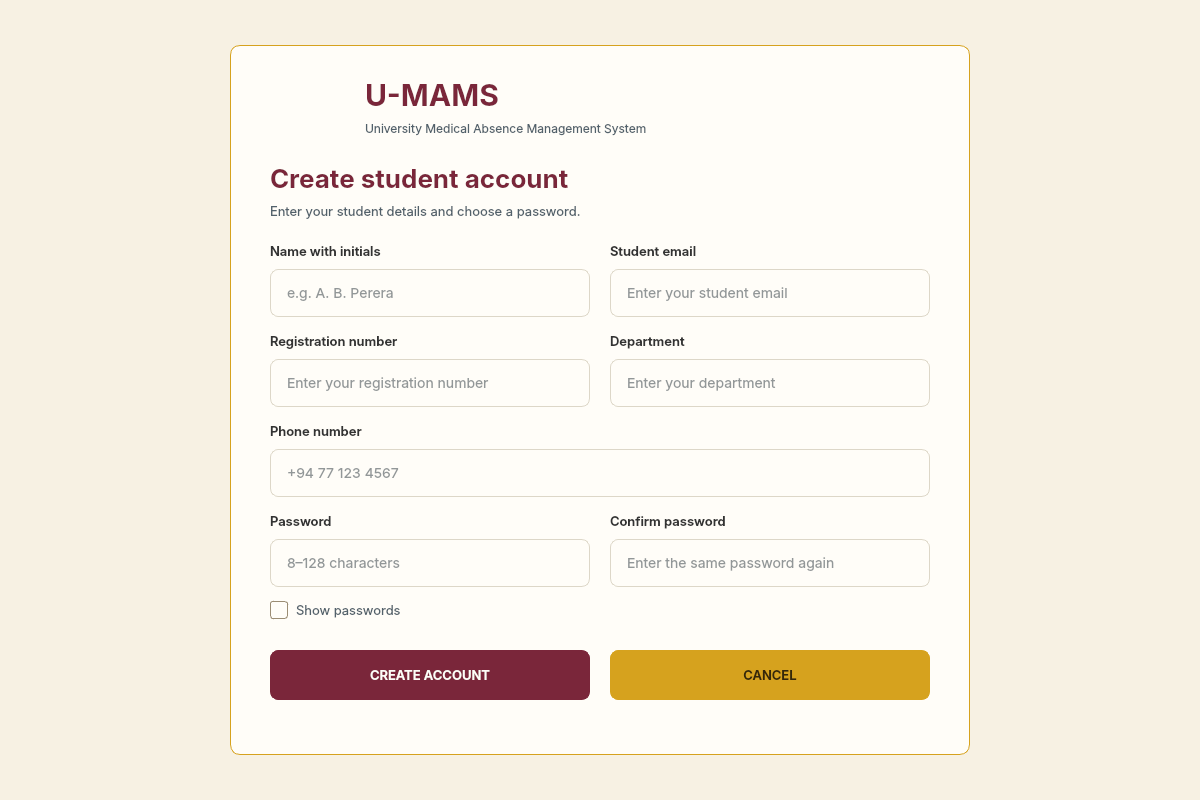
<?xml version="1.0" encoding="UTF-8"?>
<ui version="4.0">
 <class>StudentRegistration</class>
 <widget class="QDialog" name="StudentRegistration">
   <property name="geometry"><rect><x>0</x><y>0</y><width>1200</width><height>800</height></rect></property>
  <property name="minimumSize"><size><width>900</width><height>600</height></size></property>
   <property name="windowTitle"><string>U-MAMS - Student Registration</string></property>
   <property name="styleSheet"><string>QDialog#StudentRegistration{background:#F7F1E3;}</string></property>
 <widget class="QWidget" name="figmaCanvas">
   <property name="geometry"><rect><x>0</x><y>0</y><width>1200</width><height>800</height></rect></property>
   <property name="styleSheet"><string>QWidget#figmaCanvas{background:#F7F1E3;}</string></property>
  <widget class="QFrame" name="registrationCard">
   <property name="geometry"><rect><x>230</x><y>45</y><width>740</width><height>710</height></rect></property>
   <property name="frameShape"><enum>QFrame::NoFrame</enum></property>
   <property name="styleSheet"><string>QFrame#registrationCard{background:#FFFDF8;border:1px solid #D6A21E;border-radius:10px;}</string></property>
  </widget>
  <widget class="QLabel" name="registrationLogo">
   <property name="geometry"><rect><x>270</x><y>70</y><width>64</width><height>64</height></rect></property>
   <property name="pixmap"><pixmap>:/assets/wayamba_logo.png</pixmap></property>
   <property name="alignment"><set>Qt::AlignCenter</set></property>
   <property name="styleSheet"><string>background:transparent;border:none;</string></property>
  </widget>
  <widget class="QLabel" name="lblBrand">
   <property name="geometry"><rect><x>365</x><y>75</y><width>500</width><height>40</height></rect></property>
   <property name="text"><string>U-MAMS</string></property>
   <property name="styleSheet"><string>font-family:Inter;font-size:30px;font-weight:600;color:#7A263A;background:transparent;border:none;</string></property>

  </widget>
  <widget class="QLabel" name="lblUniversity">
   <property name="geometry"><rect><x>365</x><y>116</y><width>550</width><height>24</height></rect></property>
   <property name="text"><string>University Medical Absence Management System</string></property>
   <property name="styleSheet"><string>font-family:Inter;font-size:12px;color:#52616B;background:transparent;border:none;</string></property>

  </widget>
  <widget class="QLabel" name="lblTitle">
   <property name="geometry"><rect><x>270</x><y>160</y><width>660</width><height>36</height></rect></property>
   <property name="text"><string>Create student account</string></property>
   <property name="styleSheet"><string>font-family:Inter;font-size:26px;font-weight:600;color:#7A263A;background:transparent;border:none;</string></property>

  </widget>
  <widget class="QLabel" name="lblSubtitle">
   <property name="geometry"><rect><x>270</x><y>199</y><width>660</width><height>24</height></rect></property>
   <property name="text"><string>Enter your student details and choose a password.</string></property>
   <property name="styleSheet"><string>font-family:Inter;font-size:13px;color:#52616B;background:transparent;border:none;</string></property>

  </widget>
  <widget class="QLabel" name="lblNameWithInitials">
   <property name="geometry"><rect><x>270</x><y>240</y><width>320</width><height>23</height></rect></property>
   <property name="text"><string>Name with initials</string></property>
   <property name="styleSheet"><string>font-family:Inter;font-size:13px;font-weight:500;color:#333333;background:transparent;border:none;padding:0px;</string></property>
   <property name="buddy"><cstring>txtNameWithInitials</cstring></property>
  </widget>
  <widget class="QLineEdit" name="txtNameWithInitials">
   <property name="geometry"><rect><x>270</x><y>269</y><width>320</width><height>48</height></rect></property>
   <property name="placeholderText"><string>e.g. A. B. Perera</string></property>
   <property name="maxLength"><number>150</number></property>
   <property name="styleSheet"><string>QLineEdit#txtNameWithInitials{font-family:Inter;font-size:14px;color:#263238;background:#FFFDF8;border:1px solid #DDD7C8;border-radius:8px;padding:0px 14px;}QLineEdit#txtNameWithInitials:focus{border-color:#D6A21E;}</string></property>

  </widget>
  <widget class="QLabel" name="lblStudentEmail">
   <property name="geometry"><rect><x>610</x><y>240</y><width>320</width><height>23</height></rect></property>
   <property name="text"><string>Student email</string></property>
   <property name="styleSheet"><string>font-family:Inter;font-size:13px;font-weight:500;color:#333333;background:transparent;border:none;padding:0px;</string></property>
   <property name="buddy"><cstring>txtStudentEmail</cstring></property>
  </widget>
  <widget class="QLineEdit" name="txtStudentEmail">
   <property name="geometry"><rect><x>610</x><y>269</y><width>320</width><height>48</height></rect></property>
   <property name="placeholderText"><string>Enter your student email</string></property>
   <property name="maxLength"><number>150</number></property>
   <property name="styleSheet"><string>QLineEdit#txtStudentEmail{font-family:Inter;font-size:14px;color:#263238;background:#FFFDF8;border:1px solid #DDD7C8;border-radius:8px;padding:0px 14px;}QLineEdit#txtStudentEmail:focus{border-color:#D6A21E;}</string></property>

  </widget>
  <widget class="QLabel" name="lblRegistrationNumber">
   <property name="geometry"><rect><x>270</x><y>330</y><width>320</width><height>23</height></rect></property>
   <property name="text"><string>Registration number</string></property>
   <property name="styleSheet"><string>font-family:Inter;font-size:13px;font-weight:500;color:#333333;background:transparent;border:none;padding:0px;</string></property>
   <property name="buddy"><cstring>txtRegistrationNumber</cstring></property>
  </widget>
  <widget class="QLineEdit" name="txtRegistrationNumber">
   <property name="geometry"><rect><x>270</x><y>359</y><width>320</width><height>48</height></rect></property>
   <property name="placeholderText"><string>Enter your registration number</string></property>
   <property name="maxLength"><number>20</number></property>
   <property name="styleSheet"><string>QLineEdit#txtRegistrationNumber{font-family:Inter;font-size:14px;color:#263238;background:#FFFDF8;border:1px solid #DDD7C8;border-radius:8px;padding:0px 14px;}QLineEdit#txtRegistrationNumber:focus{border-color:#D6A21E;}</string></property>

  </widget>
  <widget class="QLabel" name="lblDepartment">
   <property name="geometry"><rect><x>610</x><y>330</y><width>320</width><height>23</height></rect></property>
   <property name="text"><string>Department</string></property>
   <property name="styleSheet"><string>font-family:Inter;font-size:13px;font-weight:500;color:#333333;background:transparent;border:none;padding:0px;</string></property>
   <property name="buddy"><cstring>txtDepartment</cstring></property>
  </widget>
  <widget class="QLineEdit" name="txtDepartment">
   <property name="geometry"><rect><x>610</x><y>359</y><width>320</width><height>48</height></rect></property>
   <property name="placeholderText"><string>Enter your department</string></property>
   <property name="maxLength"><number>150</number></property>
   <property name="styleSheet"><string>QLineEdit#txtDepartment{font-family:Inter;font-size:14px;color:#263238;background:#FFFDF8;border:1px solid #DDD7C8;border-radius:8px;padding:0px 14px;}QLineEdit#txtDepartment:focus{border-color:#D6A21E;}</string></property>

  </widget>
  <widget class="QLabel" name="lblPhoneNumber">
   <property name="geometry"><rect><x>270</x><y>420</y><width>660</width><height>23</height></rect></property>
   <property name="text"><string>Phone number</string></property>
   <property name="styleSheet"><string>font-family:Inter;font-size:13px;font-weight:500;color:#333333;background:transparent;border:none;padding:0px;</string></property>
   <property name="buddy"><cstring>txtPhoneNumber</cstring></property>
  </widget>
  <widget class="QLineEdit" name="txtPhoneNumber">
   <property name="geometry"><rect><x>270</x><y>449</y><width>660</width><height>48</height></rect></property>
   <property name="placeholderText"><string>+94 77 123 4567</string></property>
   <property name="maxLength"><number>32</number></property>
   <property name="inputMethodHints"><set>Qt::ImhDialableCharactersOnly|Qt::ImhNoPredictiveText</set></property>
   <property name="styleSheet"><string>QLineEdit#txtPhoneNumber{font-family:Inter;font-size:14px;color:#263238;background:#FFFDF8;border:1px solid #DDD7C8;border-radius:8px;padding:0px 14px;}QLineEdit#txtPhoneNumber:focus{border-color:#D6A21E;}</string></property>
  </widget>
  <widget class="QLabel" name="lblPassword">
   <property name="geometry"><rect><x>270</x><y>510</y><width>320</width><height>23</height></rect></property>
   <property name="text"><string>Password</string></property>
   <property name="styleSheet"><string>font-family:Inter;font-size:13px;font-weight:500;color:#333333;background:transparent;border:none;padding:0px;</string></property>
   <property name="buddy"><cstring>txtPassword</cstring></property>
  </widget>
  <widget class="QLineEdit" name="txtPassword">
   <property name="geometry"><rect><x>270</x><y>539</y><width>320</width><height>48</height></rect></property>
   <property name="placeholderText"><string>8–128 characters</string></property>
   <property name="styleSheet"><string>QLineEdit#txtPassword{font-family:Inter;font-size:14px;color:#263238;background:#FFFDF8;border:1px solid #DDD7C8;border-radius:8px;padding:0px 14px;}QLineEdit#txtPassword:focus{border-color:#D6A21E;}</string></property>
   <property name="echoMode"><enum>QLineEdit::Password</enum></property>
  </widget>
  <widget class="QLabel" name="lblConfirmPassword">
   <property name="geometry"><rect><x>610</x><y>510</y><width>320</width><height>23</height></rect></property>
   <property name="text"><string>Confirm password</string></property>
   <property name="styleSheet"><string>font-family:Inter;font-size:13px;font-weight:500;color:#333333;background:transparent;border:none;padding:0px;</string></property>
   <property name="buddy"><cstring>txtConfirmPassword</cstring></property>
  </widget>
  <widget class="QLineEdit" name="txtConfirmPassword">
   <property name="geometry"><rect><x>610</x><y>539</y><width>320</width><height>48</height></rect></property>
   <property name="placeholderText"><string>Enter the same password again</string></property>
   <property name="styleSheet"><string>QLineEdit#txtConfirmPassword{font-family:Inter;font-size:14px;color:#263238;background:#FFFDF8;border:1px solid #DDD7C8;border-radius:8px;padding:0px 14px;}QLineEdit#txtConfirmPassword:focus{border-color:#D6A21E;}</string></property>
   <property name="echoMode"><enum>QLineEdit::Password</enum></property>
  </widget>
  <widget class="QCheckBox" name="chkShowPasswords">
   <property name="geometry"><rect><x>270</x><y>595</y><width>320</width><height>30</height></rect></property>
   <property name="text"><string>Show passwords</string></property>
   <property name="accessibleName"><string>Show both password fields</string></property>
   <property name="styleSheet"><string>QCheckBox#chkShowPasswords{font-family:Inter;font-size:13px;color:#52616B;background:transparent;spacing:8px;}QCheckBox#chkShowPasswords::indicator{width:16px;height:16px;border:1px solid #9B8D74;border-radius:3px;background:#FFFDF8;}QCheckBox#chkShowPasswords::indicator:checked{background:#7A263A;border:2px solid #D6A21E;}QCheckBox#chkShowPasswords::indicator:hover{border-color:#D6A21E;}QCheckBox#chkShowPasswords:focus{color:#7A263A;}</string></property>
  </widget>
  <widget class="QPushButton" name="btnRegister">
   <property name="geometry"><rect><x>270</x><y>650</y><width>320</width><height>50</height></rect></property>
   <property name="text"><string>CREATE ACCOUNT</string></property>
   <property name="cursor"><cursorShape>PointingHandCursor</cursorShape></property>
   <property name="autoDefault"><bool>false</bool></property>
   <property name="default"><bool>true</bool></property>
   <property name="styleSheet"><string>QPushButton#btnRegister{font-family:Inter;font-size:13px;font-weight:500;color:#FFFDF8;background:#7A263A;border:1px solid #7A263A;border-radius:8px;padding:0px;}QPushButton#btnRegister:hover,QPushButton#btnRegister:focus{border:1px solid #D6A21E;}QPushButton#btnRegister:disabled{color:#61584A;background:#E6DED0;border-color:#C7BDAA;}</string></property>
  </widget>
  <widget class="QPushButton" name="btnCancel">
   <property name="geometry"><rect><x>610</x><y>650</y><width>320</width><height>50</height></rect></property>
   <property name="text"><string>CANCEL</string></property>
   <property name="cursor"><cursorShape>PointingHandCursor</cursorShape></property>
   <property name="autoDefault"><bool>false</bool></property>
   <property name="default"><bool>false</bool></property>
   <property name="styleSheet"><string>QPushButton#btnCancel{font-family:Inter;font-size:13px;font-weight:500;color:#34270A;background:#D6A21E;border:1px solid #D6A21E;border-radius:8px;padding:0px;}QPushButton#btnCancel:hover,QPushButton#btnCancel:focus{border:1px solid #D6A21E;}QPushButton#btnCancel:disabled{color:#61584A;background:#E6DED0;border-color:#C7BDAA;}</string></property>
  </widget>
 </widget>
 </widget>
 <tabstops>
  <tabstop>txtNameWithInitials</tabstop>
  <tabstop>txtStudentEmail</tabstop>
  <tabstop>txtRegistrationNumber</tabstop>
  <tabstop>txtDepartment</tabstop>
  <tabstop>txtPhoneNumber</tabstop>
  <tabstop>txtPassword</tabstop>
  <tabstop>txtConfirmPassword</tabstop>
  <tabstop>chkShowPasswords</tabstop>
  <tabstop>btnRegister</tabstop>
  <tabstop>btnCancel</tabstop>
 </tabstops>
 <resources/>
 <connections/>
</ui>
